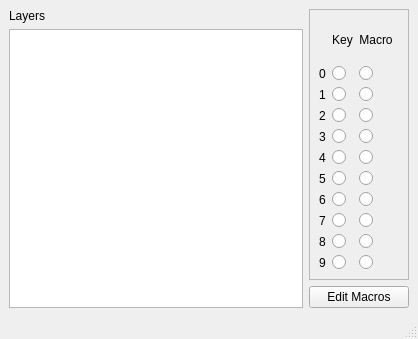
<?xml version="1.0" encoding="UTF-8"?>
<ui version="4.0">
 <class>MainWindow</class>
 <widget class="QMainWindow" name="MainWindow">
  <property name="geometry">
   <rect>
    <x>0</x>
    <y>0</y>
    <width>418</width>
    <height>339</height>
   </rect>
  </property>
  <property name="windowTitle">
   <string>MainWindow</string>
  </property>
  <widget class="QWidget" name="centralwidget">
   <layout class="QGridLayout" name="gridLayout">
    <item row="0" column="0">
     <layout class="QVBoxLayout" name="verticalLayout_2">
      <item>
       <widget class="QLabel" name="label">
        <property name="text">
         <string>Layers</string>
        </property>
       </widget>
      </item>
      <item>
       <widget class="QListWidget" name="listWidget"/>
      </item>
     </layout>
    </item>
    <item row="0" column="1">
     <layout class="QVBoxLayout" name="verticalLayout_3">
      <item>
       <widget class="QFrame" name="frame">
        <property name="frameShape">
         <enum>QFrame::StyledPanel</enum>
        </property>
        <property name="frameShadow">
         <enum>QFrame::Raised</enum>
        </property>
        <layout class="QGridLayout" name="gridLayout_2">
         <item row="9" column="3">
          <widget class="QWidget" name="action8" native="true"/>
         </item>
         <item row="7" column="0">
          <widget class="QLabel" name="label_8">
           <property name="text">
            <string>6</string>
           </property>
          </widget>
         </item>
         <item row="8" column="3">
          <widget class="QWidget" name="action7" native="true"/>
         </item>
         <item row="8" column="2">
          <widget class="QRadioButton" name="radioButton_24">
           <property name="text">
            <string/>
           </property>
           <property name="autoExclusive">
            <bool>false</bool>
           </property>
          </widget>
         </item>
         <item row="10" column="3">
          <widget class="QWidget" name="action9" native="true"/>
         </item>
         <item row="7" column="3">
          <widget class="QWidget" name="action6" native="true"/>
         </item>
         <item row="1" column="0">
          <widget class="QLabel" name="label_2">
           <property name="text">
            <string>0</string>
           </property>
          </widget>
         </item>
         <item row="5" column="0">
          <widget class="QLabel" name="label_10">
           <property name="text">
            <string>4</string>
           </property>
          </widget>
         </item>
         <item row="8" column="0">
          <widget class="QLabel" name="label_9">
           <property name="text">
            <string>7</string>
           </property>
          </widget>
         </item>
         <item row="6" column="0">
          <widget class="QLabel" name="label_11">
           <property name="text">
            <string>5</string>
           </property>
          </widget>
         </item>
         <item row="10" column="0">
          <widget class="QLabel" name="label_3">
           <property name="text">
            <string>9</string>
           </property>
          </widget>
         </item>
         <item row="1" column="2">
          <widget class="QRadioButton" name="type0_2">
           <property name="sizePolicy">
            <sizepolicy hsizetype="Minimum" vsizetype="Fixed">
             <horstretch>0</horstretch>
             <verstretch>0</verstretch>
            </sizepolicy>
           </property>
           <property name="layoutDirection">
            <enum>Qt::LeftToRight</enum>
           </property>
           <property name="text">
            <string/>
           </property>
           <property name="autoExclusive">
            <bool>false</bool>
           </property>
          </widget>
         </item>
         <item row="3" column="0">
          <widget class="QLabel" name="label_4">
           <property name="text">
            <string>2</string>
           </property>
          </widget>
         </item>
         <item row="9" column="0">
          <widget class="QLabel" name="label_5">
           <property name="text">
            <string>8</string>
           </property>
          </widget>
         </item>
         <item row="4" column="0">
          <widget class="QLabel" name="label_7">
           <property name="text">
            <string>3</string>
           </property>
          </widget>
         </item>
         <item row="4" column="3">
          <widget class="QWidget" name="action3" native="true"/>
         </item>
         <item row="1" column="3">
          <widget class="QWidget" name="action" native="true"/>
         </item>
         <item row="2" column="0">
          <widget class="QLabel" name="label_6">
           <property name="text">
            <string>1</string>
           </property>
          </widget>
         </item>
         <item row="1" column="1">
          <widget class="QRadioButton" name="type0">
           <property name="text">
            <string/>
           </property>
           <property name="autoExclusive">
            <bool>false</bool>
           </property>
          </widget>
         </item>
         <item row="2" column="1">
          <widget class="QRadioButton" name="radioButton_5">
           <property name="text">
            <string/>
           </property>
           <property name="autoExclusive">
            <bool>false</bool>
           </property>
          </widget>
         </item>
         <item row="3" column="1">
          <widget class="QRadioButton" name="radioButton_4">
           <property name="text">
            <string/>
           </property>
          </widget>
         </item>
         <item row="3" column="2">
          <widget class="QRadioButton" name="radioButton_6">
           <property name="text">
            <string/>
           </property>
           <property name="autoExclusive">
            <bool>false</bool>
           </property>
          </widget>
         </item>
         <item row="2" column="2">
          <widget class="QRadioButton" name="radioButton_7">
           <property name="text">
            <string/>
           </property>
           <property name="autoExclusive">
            <bool>false</bool>
           </property>
          </widget>
         </item>
         <item row="4" column="2">
          <widget class="QRadioButton" name="radioButton_11">
           <property name="text">
            <string/>
           </property>
           <property name="autoExclusive">
            <bool>false</bool>
           </property>
          </widget>
         </item>
         <item row="4" column="1">
          <widget class="QRadioButton" name="radioButton_10">
           <property name="text">
            <string/>
           </property>
           <property name="autoExclusive">
            <bool>false</bool>
           </property>
          </widget>
         </item>
         <item row="5" column="2">
          <widget class="QRadioButton" name="radioButton_14">
           <property name="text">
            <string/>
           </property>
           <property name="autoExclusive">
            <bool>false</bool>
           </property>
          </widget>
         </item>
         <item row="5" column="1">
          <widget class="QRadioButton" name="radioButton_13">
           <property name="text">
            <string/>
           </property>
           <property name="autoExclusive">
            <bool>false</bool>
           </property>
          </widget>
         </item>
         <item row="8" column="1">
          <widget class="QRadioButton" name="radioButton_20">
           <property name="text">
            <string/>
           </property>
           <property name="autoExclusive">
            <bool>false</bool>
           </property>
          </widget>
         </item>
         <item row="7" column="1">
          <widget class="QRadioButton" name="radioButton_19">
           <property name="text">
            <string/>
           </property>
           <property name="autoExclusive">
            <bool>false</bool>
           </property>
          </widget>
         </item>
         <item row="6" column="1">
          <widget class="QRadioButton" name="radioButton_16">
           <property name="text">
            <string/>
           </property>
           <property name="autoExclusive">
            <bool>false</bool>
           </property>
          </widget>
         </item>
         <item row="6" column="2">
          <widget class="QRadioButton" name="radioButton_17">
           <property name="text">
            <string/>
           </property>
           <property name="autoExclusive">
            <bool>false</bool>
           </property>
          </widget>
         </item>
         <item row="9" column="1">
          <widget class="QRadioButton" name="radioButton_21">
           <property name="text">
            <string/>
           </property>
           <property name="autoExclusive">
            <bool>false</bool>
           </property>
          </widget>
         </item>
         <item row="10" column="1">
          <widget class="QRadioButton" name="radioButton_22">
           <property name="text">
            <string/>
           </property>
           <property name="autoExclusive">
            <bool>false</bool>
           </property>
          </widget>
         </item>
         <item row="7" column="2">
          <widget class="QRadioButton" name="radioButton_23">
           <property name="text">
            <string/>
           </property>
           <property name="autoExclusive">
            <bool>false</bool>
           </property>
          </widget>
         </item>
         <item row="9" column="2">
          <widget class="QRadioButton" name="radioButton_25">
           <property name="text">
            <string/>
           </property>
           <property name="autoExclusive">
            <bool>false</bool>
           </property>
          </widget>
         </item>
         <item row="10" column="2">
          <widget class="QRadioButton" name="radioButton_26">
           <property name="text">
            <string/>
           </property>
           <property name="autoExclusive">
            <bool>false</bool>
           </property>
          </widget>
         </item>
         <item row="0" column="1">
          <widget class="QLabel" name="label_12">
           <property name="text">
            <string>Key</string>
           </property>
           <property name="alignment">
            <set>Qt::AlignCenter</set>
           </property>
          </widget>
         </item>
         <item row="0" column="2">
          <widget class="QLabel" name="label_13">
           <property name="text">
            <string>Macro</string>
           </property>
           <property name="alignment">
            <set>Qt::AlignCenter</set>
           </property>
          </widget>
         </item>
         <item row="2" column="3">
          <widget class="QWidget" name="action1" native="true"/>
         </item>
         <item row="3" column="3">
          <widget class="QWidget" name="action2" native="true"/>
         </item>
         <item row="6" column="3">
          <widget class="QWidget" name="action5" native="true"/>
         </item>
         <item row="5" column="3">
          <widget class="QWidget" name="action4" native="true"/>
         </item>
        </layout>
       </widget>
      </item>
      <item>
       <layout class="QHBoxLayout" name="horizontalLayout">
        <item>
         <spacer name="horizontalSpacer">
          <property name="orientation">
           <enum>Qt::Horizontal</enum>
          </property>
          <property name="sizeType">
           <enum>QSizePolicy::Minimum</enum>
          </property>
          <property name="sizeHint" stdset="0">
           <size>
            <width>0</width>
            <height>0</height>
           </size>
          </property>
         </spacer>
        </item>
        <item>
         <widget class="QPushButton" name="pushButton">
          <property name="sizePolicy">
           <sizepolicy hsizetype="Minimum" vsizetype="Fixed">
            <horstretch>0</horstretch>
            <verstretch>0</verstretch>
           </sizepolicy>
          </property>
          <property name="layoutDirection">
           <enum>Qt::LeftToRight</enum>
          </property>
          <property name="text">
           <string>Edit Macros</string>
          </property>
         </widget>
        </item>
       </layout>
      </item>
     </layout>
    </item>
   </layout>
  </widget>
  <widget class="QStatusBar" name="statusbar"/>
 </widget>
 <resources/>
 <connections/>
</ui>
